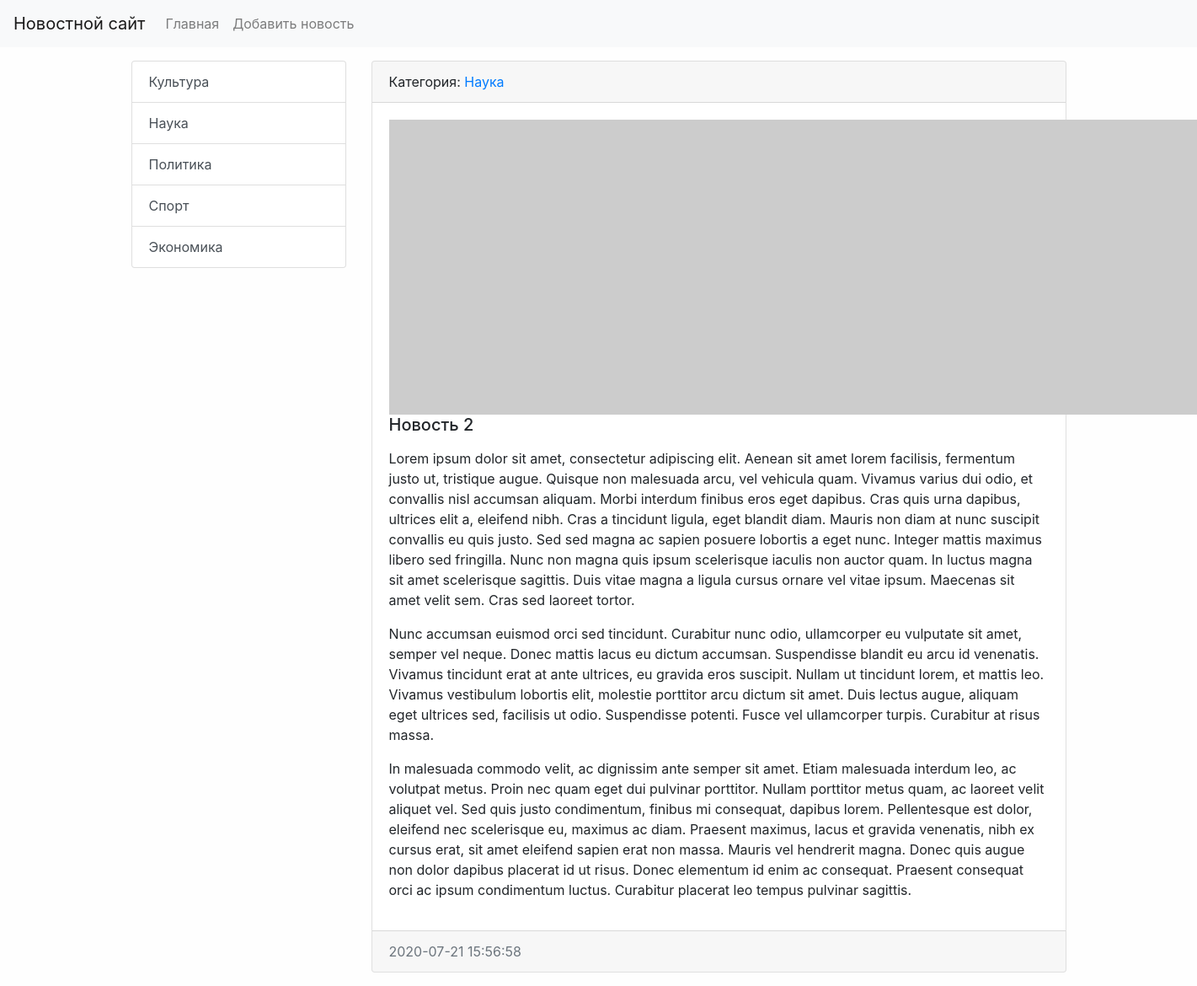
Screenshot of /news/2/ with the database file from the repository.
### news/models.py (models this page shows, shortened)
class Category(models.Model):
    title = models.CharField(max_length=150, db_index=True, verbose_name='Наименование категории')
    def get_absolute_url(self):
        return reverse('category', kwargs={"category_id": self.pk})
    def __str__(self):
        return self.title
    class Meta:
        verbose_name = 'Категория'
        verbose_name_plural = 'Категории'
        ordering = ['title']

class News(models.Model):
    title = models.CharField(max_length=150, verbose_name='Наименование')
    content = models.TextField(blank=True, verbose_name='Контент')
    created_at = models.DateTimeField(auto_now_add=True, verbose_name='Дата публикации')
    updated_at = models.DateTimeField(auto_now=True, verbose_name='Обновлено')
    photo = models.ImageField(upload_to='photos/%Y/%m/%d/', verbose_name='Фото', blank=True)
    is_published = models.BooleanField(default=True, verbose_name='Опубликовано')
    category = models.ForeignKey('Category', on_delete=models.PROTECT, verbose_name='Категория')
    class Meta:
        verbose_name = 'Новость'
        verbose_name_plural = 'Новости'
        ordering = ['-created_at']

### news/views.py (the view)
# urls.py: path('news/<int:pk>/', ViewNews.as_view(), name='view_news'),
class ViewNews(DetailView):
    model = News
    context_object_name = 'news_item'

### news/templatetags/news_tags.py (called while the page is built)
@register.inclusion_tag('news/list_categories.html')
def show_categories(arg1='Hello', arg2='world'):
    categories = Category.objects.all()
    return {"categories": categories, "arg1": arg1, "arg2": arg2}

### news/templates/news/news_detail.html (shortened to what this page needs)
{% extends 'base.html' %}
{% block sidebar %}
{% include 'inc/_sidebar.html' %}
{% endblock %}
{% block content %}
<div class="card mb-3">
    <div class="card-header">
        Категория: <a href="{{ news_item.category.get_absolute_url }}">{{ news_item.category }}</a>
    </div>
    <div class="card-body">
        {% if item.photo %}
        <img src="{{ news_item.photo.url }}" alt="" width="350" class="float-left mr-3">
        {% else %}
        <img src="https://picsum.photos/id/1060/350/235/?blur=2" alt="" class="float-left mr-3">
        {% endif %}
        <h5 class="card-title">{{ news_item.title }}</h5>
        <p class="card-text">{{ news_item.content|safe|linebreaks }}</p>
    </div>
    <div class="card-footer text-muted">
        {{ news_item.created_at|date:"Y-m-d H:i:s" }}
    </div>
</div>
{% endblock %}

### news/templates/news/list_categories.html
<div class="list-group">
    {% for item in categories %}
    <a href="{{ item.get_absolute_url }}" class="list-group-item list-group-item-action">{{ item.title }}</a>
    {% endfor %}
</div>

### mysite/static/css/style.css (style rules this page uses)
body { background-color: #fefefe; }

### rows the page displays
Category: title "Культура"
Category: title "Наука"
Category: title "Политика"
Category: title "Спорт"
Category: title "Экономика"
News: category "Наука", title "Новость 2", content "Lorem ipsum dolor sit amet, consectetur adipiscing elit. Aenean sit amet lorem facilisis, fermentum justo ut, tristique augue. Quisque non malesuada arcu, vel vehicula quam. Vivamus varius dui odio, et convallis nisl accumsan aliquam. Morbi interdum finibus eros eget dapibus. Cras quis urna dapibus, ultrices elit a, eleifend nibh. Cras a tincidunt ligula, eget blandit diam. Mauris non diam at nunc suscipit convallis eu quis justo. Sed sed magna ac sapien posuere lobortis a eget nunc. Integer mattis maximus libero sed fringilla. Nunc non magna quis ipsum scelerisque iaculis non auctor quam. In luctus magna sit amet scelerisque sagittis. Duis vitae magna a ligula cursus ornare vel vitae…", created_at "2020-07-21 15:56:58"
